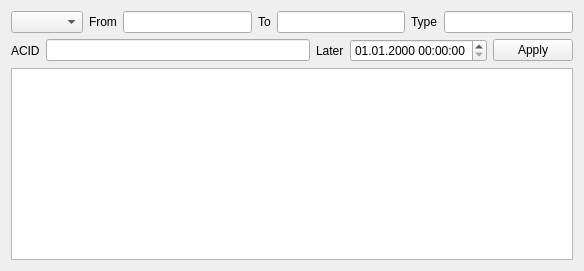
<?xml version="1.0" encoding="UTF-8"?>
<ui version="4.0">
 <class>mesviewer</class>
 <widget class="QWidget" name="mesviewer">
  <property name="geometry">
   <rect>
    <x>0</x>
    <y>0</y>
    <width>584</width>
    <height>271</height>
   </rect>
  </property>
  <property name="windowTitle">
   <string>OLDI messages viewer</string>
  </property>
  <layout class="QVBoxLayout" name="verticalLayout_2">
   <item>
    <layout class="QVBoxLayout" name="verticalLayout">
     <item>
      <layout class="QHBoxLayout" name="horizontalLayout">
       <item>
        <widget class="QComboBox" name="comboBox"/>
       </item>
       <item>
        <widget class="QLabel" name="label">
         <property name="text">
          <string>From</string>
         </property>
        </widget>
       </item>
       <item>
        <widget class="QLineEdit" name="editFrom"/>
       </item>
       <item>
        <widget class="QLabel" name="label_2">
         <property name="text">
          <string>To</string>
         </property>
        </widget>
       </item>
       <item>
        <widget class="QLineEdit" name="editTo"/>
       </item>
       <item>
        <widget class="QLabel" name="label_3">
         <property name="text">
          <string>Type</string>
         </property>
        </widget>
       </item>
       <item>
        <widget class="QLineEdit" name="editType"/>
       </item>
      </layout>
     </item>
     <item>
      <layout class="QHBoxLayout" name="horizontalLayout_2">
       <item>
        <widget class="QLabel" name="label_4">
         <property name="text">
          <string>ACID</string>
         </property>
        </widget>
       </item>
       <item>
        <widget class="QLineEdit" name="editACID"/>
       </item>
       <item>
        <widget class="QLabel" name="label_5">
         <property name="text">
          <string>Later</string>
         </property>
        </widget>
       </item>
       <item>
        <widget class="QDateTimeEdit" name="dateTimeEdit">
         <property name="displayFormat">
          <string notr="true">dd.MM.yyyy HH:mm:ss</string>
         </property>
        </widget>
       </item>
       <item>
        <widget class="QPushButton" name="butApply">
         <property name="text">
          <string>Apply</string>
         </property>
        </widget>
       </item>
      </layout>
     </item>
     <item>
      <widget class="QTableView" name="tableView">
       <property name="editTriggers">
        <set>QAbstractItemView::NoEditTriggers</set>
       </property>
       <property name="alternatingRowColors">
        <bool>true</bool>
       </property>
       <property name="selectionMode">
        <enum>QAbstractItemView::SingleSelection</enum>
       </property>
       <property name="selectionBehavior">
        <enum>QAbstractItemView::SelectRows</enum>
       </property>
       <property name="sortingEnabled">
        <bool>true</bool>
       </property>
      </widget>
     </item>
    </layout>
   </item>
  </layout>
 </widget>
 <resources/>
 <connections/>
</ui>
